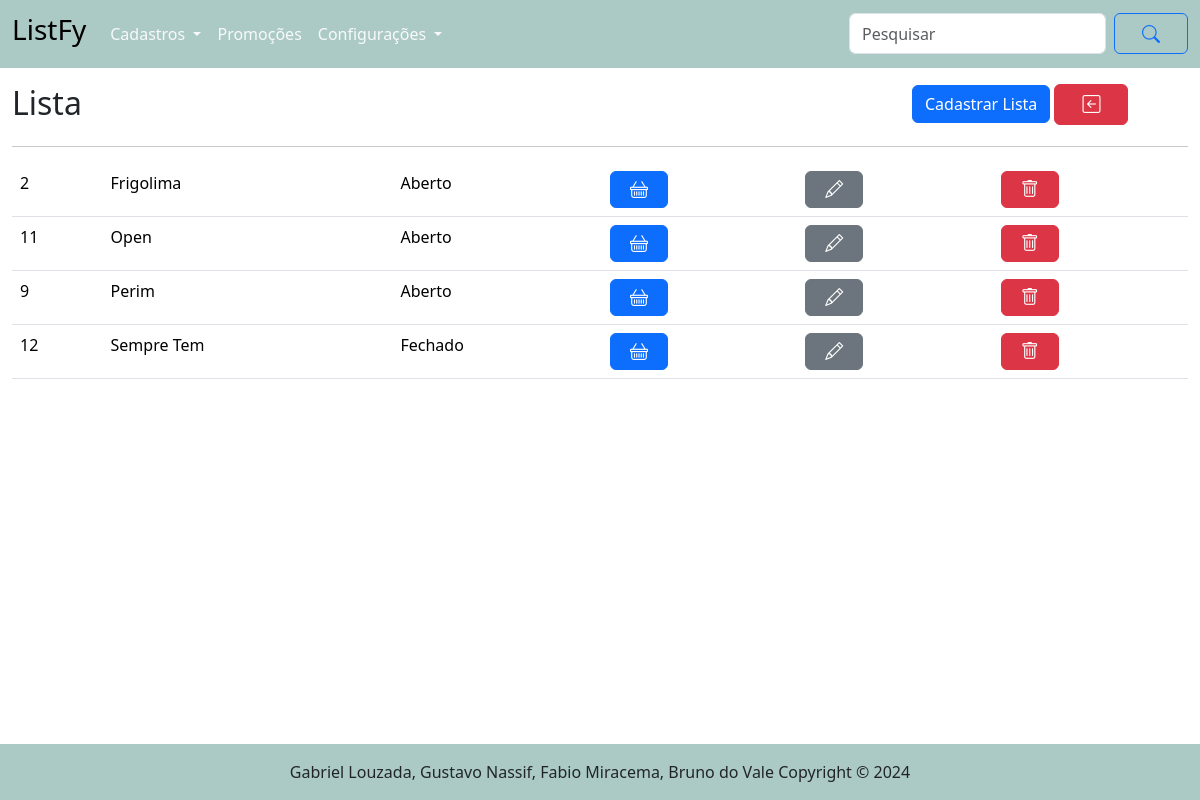
Before: /lista/ with the older database file.
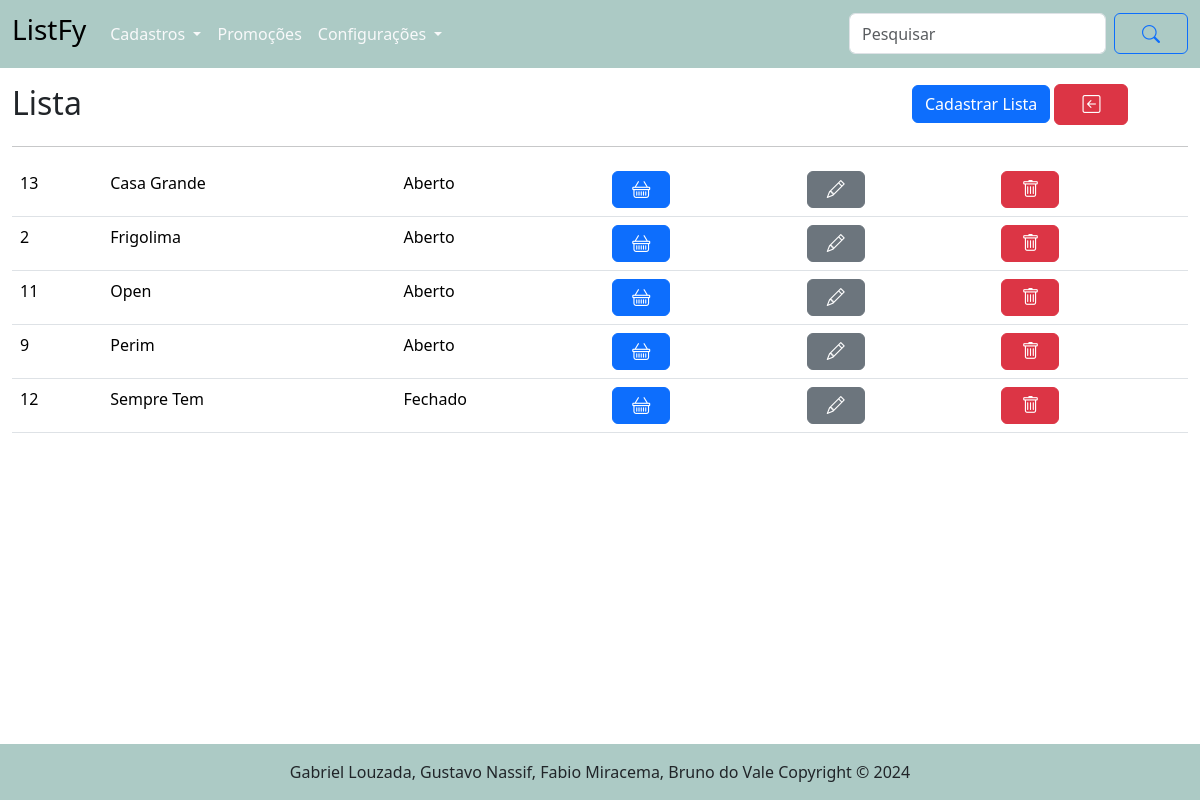
After: the same page with the newer database file.
### tables this page shows
CREATE TABLE "lista" (
	"id_lista"	      INTEGER,
	"estabelecimento"	TEXT    NOT NULL,
	"id_user"	        INTEGER NOT NULL,
  "status_lista"     		  INTEGER NOT NULL,
	FOREIGN KEY("id_user") REFERENCES "usuario"("id_user"),
	PRIMARY KEY("id_lista" AUTOINCREMENT)
);

### routes/lista_routes.py (the view)
@router.get("/", response_class=HTMLResponse)
async def get_listas(request: Request):
    listas = obter_todos_lista()
    return templates.TemplateResponse("/lista/listas.html", {"request": request, "listas": listas})

### templates/lista/listas.html (shortened to what this page needs)
{% extends "base.html" %}
{% block conteudo %}
    <main class="container-fluid">
        <div class="row d-flex justify-content-between mt-3 ">
            <div class="col-6 col-xl-9 col-md-8">
                <h2>Lista</h2>
            </div>
            <div class="col-6 col-xl-3 col-md-4 justify-content-between">
                <a href="/lista/cadastrar_lista" class="btn btn-primary"> Cadastrar Lista</a>
                <a href="/" class="btn btn-danger"> <i class="bi bi-arrow-left-square"></i></a>
            </div>
        </div>
        <table class="table">
            <hr>
            {% for l in listas %}
            <tr>
                <td>{{ l.id_lista }}</td>
                <td>{{ l.estabelecimento }}</td>
                {% if l.status_lista == 1 %}
                    <td> Aberto </td>
                {% else %}
                    <td> Fechado </td>
                {% endif %}
                <td><a href="/lista/abrir/{{ l.id_lista }}"class="btn btn-primary p-0 p-sm-1"><i class="bi bi-basket"></i></a></td>
                <td><a href="/lista/alterar_lista/{{l.id_lista}}"class="btn btn-secondary p-0 p-sm-1"><i class="bi bi-pencil"></i></a></td>
                <td><a href="/lista/excluir/{{ l.id_lista }}"class="btn btn-danger p-0 p-sm-1"><i class="bi bi-trash"></i></a>
            </tr>
            {% endfor %}
        </table>
    </main>
{% endblock %}

### templates/base.html (shortened to what this page needs)
<!DOCTYPE html>
<html lang="pt-br">
<head>
    <link rel="stylesheet" href="/static/style/style.css">
    <link href="https://cdn.jsdelivr.net/npm/bootstrap@5.3.3/dist/css/bootstrap.min.css" rel="stylesheet">
    <link rel="stylesheet" href="https://cdn.jsdelivr.net/npm/bootstrap-icons@1.11.3/font/bootstrap-icons.min.css">
</head>
<body>
    {% include "header.html" %}
    {% block conteudo %}{% endblock %}
    {% include "footer.html" %}
</body>
</html>

### templates/header.html (shortened to what this page needs)
<header>
    <nav class="navbar navbar-expand-lg" style="background-color: #accac5;">
        <div class="container-fluid">
          <a class="navbar-brand" href="/">
            <h3>ListFy</h3>
          </a>
          <div class="collapse navbar-collapse" id="navbarSupportedContent">
            <ul class="navbar-nav me-auto mb-2 mb-lg-0">
              <li class="nav-item dropdown">
                <a class="nav-link dropdown-toggle text-light" href="#" id="navbarDropdownMenuLink" role="button" data-bs-toggle="dropdown" aria-expanded="false">
                  Cadastros
                </a>
              </li>
              <li class="nav-item">
                <a class="nav-link text-light" href="/promocao">Promoções</a>
              </li>
              <li class="nav-item dropdown">
                <a class="nav-link dropdown-toggle text-light" href="#" id="navbarDropdownMenuLink" role="button" data-bs-toggle="dropdown" aria-expanded="false">
                  Configurações
                </a>
            </ul>
            <form class="d-flex">
              <input class="form-control me-2" type="search" placeholder="Pesquisar" aria-label="Search">
              <button class="btn btn-outline-primary" type="submit"><i class="bi bi-search"></i></button>
            </form>
          </div>
        </div>
      </nav>
</header>

### templates/footer.html (shortened to what this page needs)
<div class="p-3 mt-5 ">
</div>
<footer class="bd-footer fixed-bottom" style="background-color: #accac5">
    <div class="d-flex justify-content-center mt-3">
        <p>Gabriel Louzada, Gustavo Nassif, Fabio Miracema, Bruno do Vale Copyright &copy; 2024</p>
    </div>
</footer>

### static/style/style.css (style rules this page uses)
i { padding: 15px; font-size: 18px; }

Changed rows visible on the page:
added lista: id_lista "13", estabelecimento "Casa Grande", status_lista "Aberto"
